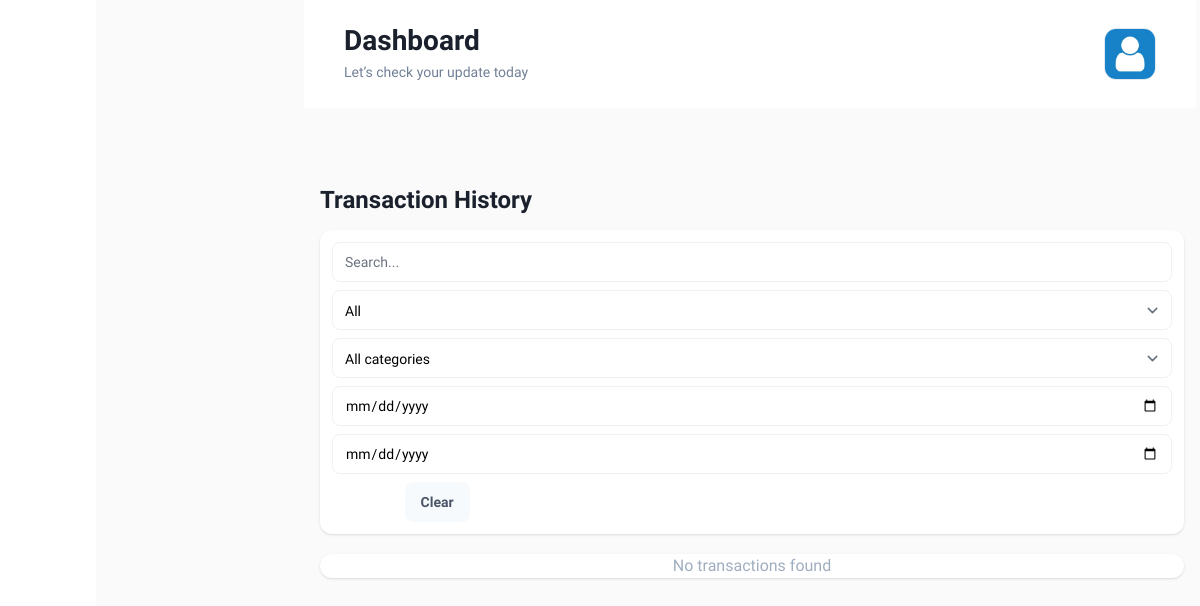
Before: /history/ (signed in) with the older database file.
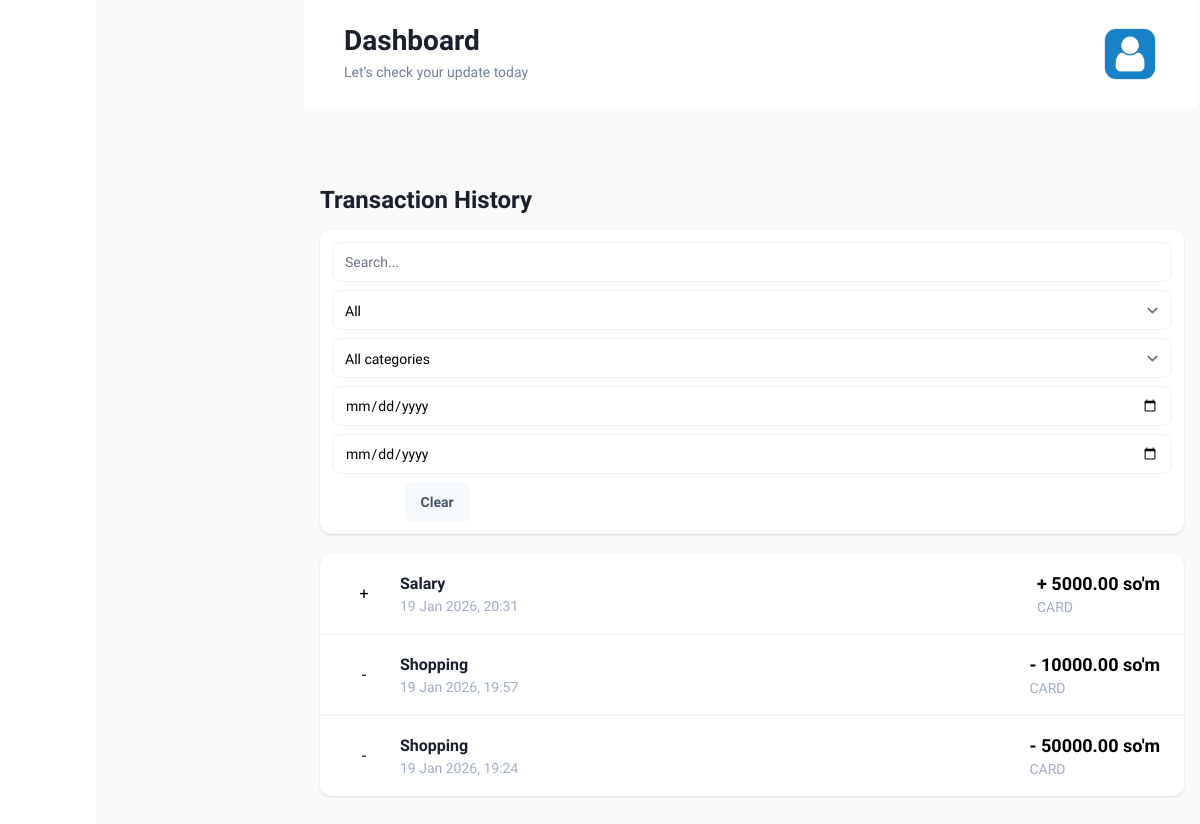
After: the same page with the newer database file.
### mainapp/models.py (models this page shows, shortened)
class IncomeOutcome(models.Model):
    TYPE_CHOICES = [
        ('income', 'Kirim'),
        ('expense', 'Chiqim'),
    ]
    author = models.ForeignKey(settings.AUTH_USER_MODEL, on_delete=models.CASCADE)
    wallet = models.ForeignKey(Wallet, on_delete=models.CASCADE, related_name='wallets')
    amount = models.DecimalField(max_digits=15, decimal_places=2)
    category = models.ForeignKey(Category, on_delete=models.CASCADE)
    type = models.CharField(max_length=8, choices=TYPE_CHOICES)
    comment = models.TextField()
    created = models.DateTimeField(auto_now_add=True)
    updated = models.DateTimeField(auto_now=True)

class Category(models.Model):
    TYPE_CHOICES = (
        ('income', 'Kirim'),
        ('expense', 'Chiqim'),
    )
    title = models.CharField(max_length=32)
    type_p = models.CharField(max_length=8, choices=TYPE_CHOICES)

class Wallet(models.Model):
    TYPE_CHOICES = (
        ('cash', 'CASH'),
        ('card', 'Bank card'),
        ('other', 'OTHER'),
    )
    CURRENCY_CHOICES=( ("UZS", ("UZS")),
        ("USD", ("USD")),)
    owner = models.ForeignKey(settings.AUTH_USER_MODEL, on_delete=models.CASCADE)
    title = models.CharField(max_length=32)
    type = models.CharField(max_length=16, choices=TYPE_CHOICES, default='other')
    balance = models.DecimalField(max_digits=15, decimal_places=2, default=Decimal('0.00'))
    created = models.DateTimeField(auto_now_add=True)
    currency=models.CharField(max_length=3,choices=CURRENCY_CHOICES)

### mainapp/views.py (the view, shortened to what this page needs)
# urls.py: path('history/', History.as_view(), name='history'),
class History(LoginRequiredMixin, View):
    def get(self, request):
        qs = (
            IncomeOutcome.objects
            .filter(author=request.user)
            .select_related("category", "wallet")
            .order_by("-created")
        )
        period = (request.GET.get("period") or "month").strip()
        now = timezone.localtime()
        if period == "day":
            qs = qs.filter(created__date=now.date())
        elif period == "week":
            start = (now - timedelta(days=7)).date()
            qs = qs.filter(created__date__gte=start, created__date__lte=now.date())
        elif period == "month":
            start = (now - timedelta(days=30)).date()
            qs = qs.filter(created__date__gte=start, created__date__lte=now.date())
        else:
            period = "month"
        q = (request.GET.get("q") or "").strip()
        tx_type = (request.GET.get("type") or "all").strip()
        cat = (request.GET.get("cat") or "all").strip()
        date_from = (request.GET.get("from") or "").strip()
        date_to = (request.GET.get("to") or "").strip()
        if tx_type in ("income", "expense"):
            qs = qs.filter(type=tx_type)
        if cat != "all" and cat.isdigit():
            qs = qs.filter(category_id=int(cat))
        if date_from:
            qs = qs.filter(created__date__gte=date_from)
        if date_to:
            qs = qs.filter(created__date__lte=date_to)
        agg = qs.aggregate(
            income=Sum("amount", filter=Q(type="income")),
            expense=Sum("amount", filter=Q(type="expense")),
        )
        income_sum = agg.get("income") or 0
        expense_sum = agg.get("expense") or 0
        profit_value = income_sum - expense_sum
        categories = Category.objects.all().order_by("title")
        context = {
            "histories": qs,
            "period": period,
            "categories": categories,
            "profit": profit_value,
            "f_q": q,
            "f_type": tx_type,
            "f_cat": cat,
            "f_from": date_from,
            "f_to": date_to,
        }
        return render(request, "history.html", context)

### templates/history.html (shortened to what the changed rows need)
{% extends "base.html" %}
{% block content %}
<div class="max-w-5xl mx-auto px-4 py-8" style="margin-top: 150px">
  <div class="flex flex-col gap-3 mb-5">
    <div class="flex flex-col md:flex-row md:items-center md:justify-between gap-3">
      <h2 class="text-2xl font-bold text-bgray-900 dark:text-white">
        Transaction History
      </h2>
    </div>
  </div>
  <div class="bg-white dark:bg-darkblack-600 rounded-xl shadow overflow-hidden">
    {% if histories %}
      <ul class="divide-y divide-bgray-200 dark:divide-darkblack-400">
        {% for tx in histories %}
        <li class="flex items-center justify-between px-6 py-4
                   hover:bg-bgray-50 dark:hover:bg-darkblack-500 transition">
          <div class="flex items-center gap-4">
            <div class="h-10 w-10 rounded-full flex items-center justify-center
                        {% if tx.type == 'income' %}
                          bg-blue-100 text-blue-600
                        {% else %}
                          bg-orange-100 text-orange-600
                        {% endif %}">
              {% if tx.type == 'income' %}+{% else %}-{% endif %}
            </div>
            <div>
              <p class="font-semibold text-bgray-900 dark:text-white">
                {{ tx.category.title }}
              </p>
              <p class="text-sm text-bgray-500">
                {{ tx.created|date:"d M Y, H:i" }}
              </p>
            </div>
          </div>
          <div class="text-right">
            <p class="text-lg font-bold
              {% if tx.type == 'income' %}text-blue-600{% else %}text-orange-600{% endif %}">
              {% if tx.type == 'income' %}+{% else %}-{% endif %}
              {{ tx.amount }} so'm
            </p>
            <p class="text-sm text-bgray-500">
              {{ tx.wallet.type|upper }}
            </p>
          </div>
        </li>
        {% endfor %}
      </ul>
    {% else %}
      <div class="text-center py-10 text-bgray-500">No transactions found</div>
    {% endif %}
  </div>
</div>
{% endblock %}

Changed rows visible on the page:
added IncomeOutcome: category "Salary", created "19 Jan 2026, 20:31", amount "5000.00", wallet.type "CARD"
added IncomeOutcome: category "Shopping", created "19 Jan 2026, 19:57", amount "10000.00", wallet.type "CARD"
added IncomeOutcome: category "Shopping", created "19 Jan 2026, 19:24", amount "50000.00", wallet.type "CARD"
Other visible differences:
text no longer shown: "No transactions found"
